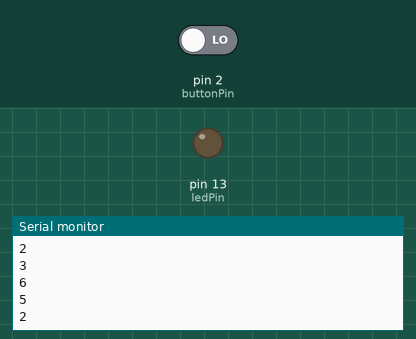
This sketch was run on a simulated Arduino Uno, built with avr-gcc and run on an emulated ATmega328P. Shown: output pins drawn as LEDs (lit = HIGH), the last lines printed to the serial monitor. The test bench sets the inputs (shaded band); at power-on: pin 2 (buttonPin) LOW.

Above: at 8.8 s.
8.9 s: pin 2 (buttonPin) driven HIGH
At 13.0 s:
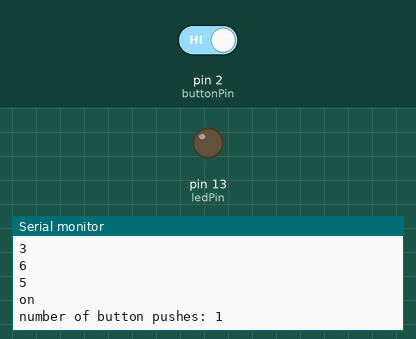
13.9 s: pin 2 (buttonPin) driven LOW
At 14.3 s:
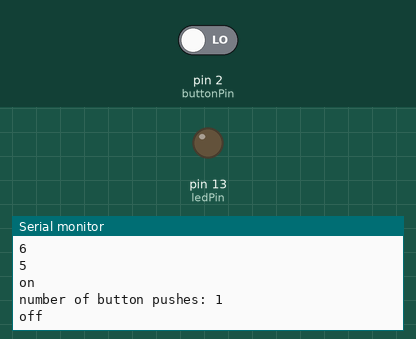
Timing chart, 0 to 16.9 s (numbered marks = the images above; inputs shaded):
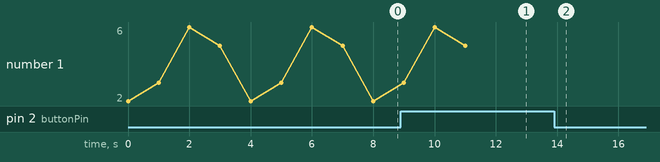

Measured:
- after the input at 8.9 s, the serial monitor: prints a new line after 3.1 s (image 1)
- after the input at 13.9 s, the serial monitor: prints a new line at once (image 2)

The sketch:

sound.ino
```cpp
// this constant won't change:
const int  buttonPin = 2;    // the pin that the pushbutton is attached to
const int ledPin = 13;       // the pin that the LED is attached to

// Variables will change:
int buttonPushCounter = 0;   // counter for the number of button presses
int buttonState = 0;         // current state of the button
int lastButtonState = 0;     // previous state of the button

void setup() {
  // initialize the button pin as a input:
  pinMode(buttonPin, INPUT);
  // initialize the LED as an output:
  pinMode(ledPin, OUTPUT);
  // initialize serial communication:
  Serial.begin(9600);
}


void loop() {
  // read the pushbutton input pin:
  buttonState = digitalRead(buttonPin);

  // compare the buttonState to its previous state
  if (buttonState != lastButtonState) {
    // if the state has changed, increment the counter
    if (buttonState == HIGH) {
      // if the current state is HIGH then the button went from off to on:
      buttonPushCounter++;
      Serial.println("on");
      Serial.print("number of button pushes: ");
      Serial.println(buttonPushCounter);
    } else {
      // if the current state is LOW then the button went from on to off:
      Serial.println("off");
    }
    // Delay a little bit to avoid bouncing
    delay(1000);
  }
  // save the current state as the last state, for next time through the loop
  lastButtonState = buttonState;


  // turns on the LED every two button pushes by checking the modulo of the
  // button push counter. the modulo function gives you the remainder of the
  // division of two numbers:
  if (buttonPushCounter % 2 == 0) {
    //digitalWrite(ledPin, HIGH);
    Serial.println("2");
    delay(1000);
  } else {
   // digitalWrite(ledPin, LOW);
  }

  if (buttonPushCounter % 3 == 0) {
    Serial.println("3");
    delay(1000);
  }

  if (buttonPushCounter % 5 == 0) {
    Serial.println("6");
      delay(1000);
  }

   if (buttonPushCounter % 7 == 0) {
    Serial.println("5");
      delay(1000);
  }
}

//press and hold to turn "off" it'll automatically add the button after that happens no need to spam the button
```
